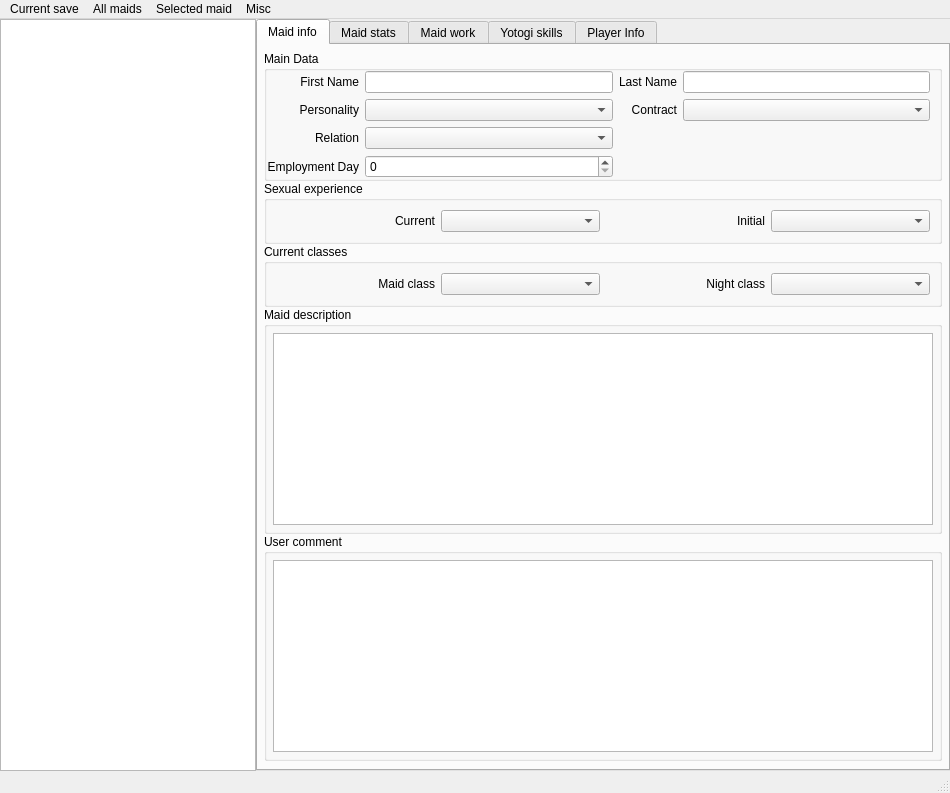
<?xml version="1.0" encoding="UTF-8"?>
<ui version="4.0">
 <class>MainWindow</class>
 <widget class="QMainWindow" name="MainWindow">
  <property name="windowModality">
   <enum>Qt::NonModal</enum>
  </property>
  <property name="geometry">
   <rect>
    <x>0</x>
    <y>0</y>
    <width>950</width>
    <height>750</height>
   </rect>
  </property>
  <property name="sizePolicy">
   <sizepolicy hsizetype="Expanding" vsizetype="Expanding">
    <horstretch>0</horstretch>
    <verstretch>0</verstretch>
   </sizepolicy>
  </property>
  <property name="windowTitle">
   <string>MainWindow</string>
  </property>
  <widget class="QWidget" name="centralwidget">
   <property name="sizePolicy">
    <sizepolicy hsizetype="Expanding" vsizetype="MinimumExpanding">
     <horstretch>0</horstretch>
     <verstretch>0</verstretch>
    </sizepolicy>
   </property>
   <layout class="QVBoxLayout" name="verticalLayout">
    <property name="leftMargin">
     <number>0</number>
    </property>
    <property name="topMargin">
     <number>0</number>
    </property>
    <property name="rightMargin">
     <number>0</number>
    </property>
    <property name="bottomMargin">
     <number>0</number>
    </property>
    <item>
     <layout class="QHBoxLayout" name="horizontalLayout">
      <property name="spacing">
       <number>0</number>
      </property>
      <property name="sizeConstraint">
       <enum>QLayout::SetDefaultConstraint</enum>
      </property>
      <item>
       <widget class="QListView" name="listView">
        <property name="sizePolicy">
         <sizepolicy hsizetype="Minimum" vsizetype="Expanding">
          <horstretch>0</horstretch>
          <verstretch>0</verstretch>
         </sizepolicy>
        </property>
        <property name="minimumSize">
         <size>
          <width>0</width>
          <height>0</height>
         </size>
        </property>
       </widget>
      </item>
      <item>
       <widget class="QTabWidget" name="tabWidget">
        <property name="sizePolicy">
         <sizepolicy hsizetype="Expanding" vsizetype="Expanding">
          <horstretch>0</horstretch>
          <verstretch>0</verstretch>
         </sizepolicy>
        </property>
        <property name="tabShape">
         <enum>QTabWidget::Rounded</enum>
        </property>
        <property name="currentIndex">
         <number>0</number>
        </property>
        <widget class="QWidget" name="tab_maid_info">
         <property name="sizePolicy">
          <sizepolicy hsizetype="Preferred" vsizetype="Preferred">
           <horstretch>0</horstretch>
           <verstretch>0</verstretch>
          </sizepolicy>
         </property>
         <attribute name="title">
          <string>Maid info</string>
         </attribute>
         <layout class="QVBoxLayout" name="verticalLayout_2">
          <property name="spacing">
           <number>0</number>
          </property>
          <property name="sizeConstraint">
           <enum>QLayout::SetDefaultConstraint</enum>
          </property>
          <property name="leftMargin">
           <number>6</number>
          </property>
          <property name="topMargin">
           <number>6</number>
          </property>
          <property name="rightMargin">
           <number>6</number>
          </property>
          <property name="bottomMargin">
           <number>6</number>
          </property>
          <item>
           <widget class="QGroupBox" name="main_data_group">
            <property name="sizePolicy">
             <sizepolicy hsizetype="Preferred" vsizetype="Fixed">
              <horstretch>0</horstretch>
              <verstretch>0</verstretch>
             </sizepolicy>
            </property>
            <property name="title">
             <string>Main Data</string>
            </property>
            <property name="alignment">
             <set>Qt::AlignLeading|Qt::AlignLeft|Qt::AlignTop</set>
            </property>
            <property name="flat">
             <bool>false</bool>
            </property>
            <property name="checkable">
             <bool>false</bool>
            </property>
            <layout class="QGridLayout" name="gridLayout_2">
             <property name="leftMargin">
              <number>0</number>
             </property>
             <property name="topMargin">
              <number>0</number>
             </property>
             <property name="bottomMargin">
              <number>0</number>
             </property>
             <item row="1" column="1">
              <widget class="QLabel" name="personality_label">
               <property name="text">
                <string>Personality</string>
               </property>
               <property name="alignment">
                <set>Qt::AlignRight|Qt::AlignTrailing|Qt::AlignVCenter</set>
               </property>
              </widget>
             </item>
             <item row="0" column="1">
              <widget class="QLabel" name="first_name_label">
               <property name="layoutDirection">
                <enum>Qt::LeftToRight</enum>
               </property>
               <property name="text">
                <string>First Name</string>
               </property>
               <property name="alignment">
                <set>Qt::AlignRight|Qt::AlignTrailing|Qt::AlignVCenter</set>
               </property>
              </widget>
             </item>
             <item row="1" column="3">
              <widget class="QComboBox" name="personality_combo"/>
             </item>
             <item row="0" column="4">
              <widget class="QLabel" name="last_name_label">
               <property name="text">
                <string>Last Name</string>
               </property>
               <property name="alignment">
                <set>Qt::AlignRight|Qt::AlignTrailing|Qt::AlignVCenter</set>
               </property>
              </widget>
             </item>
             <item row="0" column="3">
              <widget class="QLineEdit" name="first_name_edit"/>
             </item>
             <item row="1" column="4">
              <widget class="QLabel" name="contract_label">
               <property name="text">
                <string>Contract</string>
               </property>
               <property name="alignment">
                <set>Qt::AlignRight|Qt::AlignTrailing|Qt::AlignVCenter</set>
               </property>
              </widget>
             </item>
             <item row="0" column="5">
              <widget class="QLineEdit" name="last_name_edit"/>
             </item>
             <item row="3" column="1">
              <widget class="QLabel" name="employment_day_label">
               <property name="text">
                <string>Employment Day</string>
               </property>
               <property name="alignment">
                <set>Qt::AlignRight|Qt::AlignTrailing|Qt::AlignVCenter</set>
               </property>
              </widget>
             </item>
             <item row="1" column="5">
              <widget class="QComboBox" name="contract_combo"/>
             </item>
             <item row="2" column="3">
              <widget class="QComboBox" name="relation_combo"/>
             </item>
             <item row="3" column="3">
              <widget class="QSpinBox" name="employment_day_box"/>
             </item>
             <item row="2" column="1">
              <widget class="QLabel" name="relation_label">
               <property name="text">
                <string>Relation</string>
               </property>
               <property name="alignment">
                <set>Qt::AlignRight|Qt::AlignTrailing|Qt::AlignVCenter</set>
               </property>
              </widget>
             </item>
            </layout>
           </widget>
          </item>
          <item>
           <widget class="QGroupBox" name="sex_exp_group">
            <property name="sizePolicy">
             <sizepolicy hsizetype="Expanding" vsizetype="Fixed">
              <horstretch>0</horstretch>
              <verstretch>0</verstretch>
             </sizepolicy>
            </property>
            <property name="title">
             <string>Sexual experience</string>
            </property>
            <layout class="QGridLayout" name="gridLayout_3">
             <item row="0" column="2">
              <widget class="QComboBox" name="current_combo">
               <property name="sizePolicy">
                <sizepolicy hsizetype="Preferred" vsizetype="Fixed">
                 <horstretch>0</horstretch>
                 <verstretch>0</verstretch>
                </sizepolicy>
               </property>
              </widget>
             </item>
             <item row="0" column="3">
              <widget class="QLabel" name="initial_label">
               <property name="sizePolicy">
                <sizepolicy hsizetype="Minimum" vsizetype="Preferred">
                 <horstretch>0</horstretch>
                 <verstretch>0</verstretch>
                </sizepolicy>
               </property>
               <property name="text">
                <string>Initial</string>
               </property>
               <property name="alignment">
                <set>Qt::AlignRight|Qt::AlignTrailing|Qt::AlignVCenter</set>
               </property>
              </widget>
             </item>
             <item row="0" column="1">
              <widget class="QLabel" name="current_label">
               <property name="sizePolicy">
                <sizepolicy hsizetype="Minimum" vsizetype="Preferred">
                 <horstretch>0</horstretch>
                 <verstretch>0</verstretch>
                </sizepolicy>
               </property>
               <property name="layoutDirection">
                <enum>Qt::LeftToRight</enum>
               </property>
               <property name="text">
                <string>Current</string>
               </property>
               <property name="alignment">
                <set>Qt::AlignRight|Qt::AlignTrailing|Qt::AlignVCenter</set>
               </property>
              </widget>
             </item>
             <item row="0" column="4">
              <widget class="QComboBox" name="initial_combo">
               <property name="sizePolicy">
                <sizepolicy hsizetype="Preferred" vsizetype="Fixed">
                 <horstretch>0</horstretch>
                 <verstretch>0</verstretch>
                </sizepolicy>
               </property>
              </widget>
             </item>
            </layout>
           </widget>
          </item>
          <item>
           <widget class="QGroupBox" name="cur_classes_group">
            <property name="sizePolicy">
             <sizepolicy hsizetype="Preferred" vsizetype="Fixed">
              <horstretch>0</horstretch>
              <verstretch>0</verstretch>
             </sizepolicy>
            </property>
            <property name="title">
             <string>Current classes</string>
            </property>
            <layout class="QGridLayout" name="gridLayout_4">
             <item row="0" column="1">
              <widget class="QComboBox" name="maid_class_combo">
               <property name="sizePolicy">
                <sizepolicy hsizetype="Preferred" vsizetype="Fixed">
                 <horstretch>0</horstretch>
                 <verstretch>0</verstretch>
                </sizepolicy>
               </property>
              </widget>
             </item>
             <item row="0" column="2">
              <widget class="QLabel" name="night_class_label">
               <property name="sizePolicy">
                <sizepolicy hsizetype="Minimum" vsizetype="Preferred">
                 <horstretch>0</horstretch>
                 <verstretch>0</verstretch>
                </sizepolicy>
               </property>
               <property name="text">
                <string>Night class</string>
               </property>
               <property name="alignment">
                <set>Qt::AlignRight|Qt::AlignTrailing|Qt::AlignVCenter</set>
               </property>
              </widget>
             </item>
             <item row="0" column="0">
              <widget class="QLabel" name="maid_class_label">
               <property name="sizePolicy">
                <sizepolicy hsizetype="Minimum" vsizetype="Preferred">
                 <horstretch>0</horstretch>
                 <verstretch>0</verstretch>
                </sizepolicy>
               </property>
               <property name="text">
                <string>Maid class</string>
               </property>
               <property name="alignment">
                <set>Qt::AlignRight|Qt::AlignTrailing|Qt::AlignVCenter</set>
               </property>
              </widget>
             </item>
             <item row="0" column="3">
              <widget class="QComboBox" name="night_class_combo">
               <property name="sizePolicy">
                <sizepolicy hsizetype="Preferred" vsizetype="Fixed">
                 <horstretch>0</horstretch>
                 <verstretch>0</verstretch>
                </sizepolicy>
               </property>
              </widget>
             </item>
            </layout>
           </widget>
          </item>
          <item>
           <widget class="QGroupBox" name="description_group">
            <property name="sizePolicy">
             <sizepolicy hsizetype="Preferred" vsizetype="Minimum">
              <horstretch>0</horstretch>
              <verstretch>0</verstretch>
             </sizepolicy>
            </property>
            <property name="minimumSize">
             <size>
              <width>0</width>
              <height>0</height>
             </size>
            </property>
            <property name="title">
             <string>Maid description</string>
            </property>
            <layout class="QVBoxLayout" name="verticalLayout_4">
             <property name="leftMargin">
              <number>6</number>
             </property>
             <property name="topMargin">
              <number>6</number>
             </property>
             <property name="rightMargin">
              <number>6</number>
             </property>
             <property name="bottomMargin">
              <number>6</number>
             </property>
             <item>
              <widget class="QPlainTextEdit" name="plainTextEdit">
               <property name="sizePolicy">
                <sizepolicy hsizetype="Expanding" vsizetype="Fixed">
                 <horstretch>0</horstretch>
                 <verstretch>0</verstretch>
                </sizepolicy>
               </property>
              </widget>
             </item>
            </layout>
           </widget>
          </item>
          <item>
           <widget class="QGroupBox" name="user_comment_group">
            <property name="sizePolicy">
             <sizepolicy hsizetype="Preferred" vsizetype="Minimum">
              <horstretch>0</horstretch>
              <verstretch>0</verstretch>
             </sizepolicy>
            </property>
            <property name="title">
             <string>User comment</string>
            </property>
            <layout class="QVBoxLayout" name="verticalLayout_3">
             <property name="leftMargin">
              <number>6</number>
             </property>
             <property name="topMargin">
              <number>6</number>
             </property>
             <property name="rightMargin">
              <number>6</number>
             </property>
             <property name="bottomMargin">
              <number>6</number>
             </property>
             <item>
              <widget class="QPlainTextEdit" name="user_comment_text">
               <property name="sizePolicy">
                <sizepolicy hsizetype="Expanding" vsizetype="Fixed">
                 <horstretch>0</horstretch>
                 <verstretch>0</verstretch>
                </sizepolicy>
               </property>
               <property name="minimumSize">
                <size>
                 <width>0</width>
                 <height>1</height>
                </size>
               </property>
               <property name="documentTitle">
                <string notr="true"/>
               </property>
              </widget>
             </item>
            </layout>
           </widget>
          </item>
          <item>
           <widget class="QWidget" name="widget" native="true">
            <property name="sizePolicy">
             <sizepolicy hsizetype="Preferred" vsizetype="MinimumExpanding">
              <horstretch>0</horstretch>
              <verstretch>0</verstretch>
             </sizepolicy>
            </property>
           </widget>
          </item>
         </layout>
        </widget>
        <widget class="QWidget" name="tab_maid_stats">
         <attribute name="title">
          <string>Maid stats</string>
         </attribute>
        </widget>
        <widget class="QWidget" name="tab_maid_work">
         <attribute name="title">
          <string>Maid work</string>
         </attribute>
        </widget>
        <widget class="QWidget" name="tab_yotogi_skills">
         <attribute name="title">
          <string>Yotogi skills</string>
         </attribute>
        </widget>
        <widget class="QWidget" name="tab_player_info">
         <attribute name="title">
          <string>Player Info</string>
         </attribute>
         <layout class="QGridLayout" name="gridLayout">
          <property name="leftMargin">
           <number>2</number>
          </property>
          <property name="topMargin">
           <number>0</number>
          </property>
          <property name="rightMargin">
           <number>2</number>
          </property>
          <property name="bottomMargin">
           <number>2</number>
          </property>
          <property name="horizontalSpacing">
           <number>6</number>
          </property>
          <item row="0" column="0">
           <widget class="QTableWidget" name="tableWidget">
            <property name="verticalScrollBarPolicy">
             <enum>Qt::ScrollBarAsNeeded</enum>
            </property>
            <property name="horizontalScrollBarPolicy">
             <enum>Qt::ScrollBarAlwaysOff</enum>
            </property>
            <property name="rowCount">
             <number>0</number>
            </property>
            <property name="columnCount">
             <number>3</number>
            </property>
            <attribute name="horizontalHeaderCascadingSectionResizes">
             <bool>false</bool>
            </attribute>
            <attribute name="horizontalHeaderMinimumSectionSize">
             <number>69</number>
            </attribute>
            <attribute name="horizontalHeaderStretchLastSection">
             <bool>true</bool>
            </attribute>
            <attribute name="verticalHeaderVisible">
             <bool>false</bool>
            </attribute>
            <column>
             <property name="text">
              <string>Property</string>
             </property>
            </column>
            <column>
             <property name="text">
              <string>Value</string>
             </property>
            </column>
            <column>
             <property name="text">
              <string>Lock</string>
             </property>
            </column>
           </widget>
          </item>
         </layout>
        </widget>
       </widget>
      </item>
     </layout>
    </item>
   </layout>
  </widget>
  <widget class="QMenuBar" name="menubar">
   <property name="geometry">
    <rect>
     <x>0</x>
     <y>0</y>
     <width>950</width>
     <height>21</height>
    </rect>
   </property>
   <widget class="QMenu" name="menuGeneral_tools">
    <property name="title">
     <string>Current save</string>
    </property>
    <addaction name="actionUnlock_all_trohpies"/>
    <addaction name="actionUnlock_all_stock_items"/>
    <addaction name="actionMaximum_credits"/>
    <addaction name="actionMaximum_club_grade_and_evaluation"/>
   </widget>
   <widget class="QMenu" name="menuAll_maids">
    <property name="title">
     <string>All maids</string>
    </property>
   </widget>
   <widget class="QMenu" name="menuSelected_maid">
    <property name="title">
     <string>Selected maid</string>
    </property>
   </widget>
   <widget class="QMenu" name="menuMisc">
    <property name="title">
     <string>Misc</string>
    </property>
    <addaction name="actionAbout"/>
   </widget>
   <addaction name="menuGeneral_tools"/>
   <addaction name="menuAll_maids"/>
   <addaction name="menuSelected_maid"/>
   <addaction name="menuMisc"/>
  </widget>
  <widget class="QStatusBar" name="statusbar"/>
  <action name="actionUnlock_all_trohpies">
   <property name="text">
    <string>Unlock all trohpies</string>
   </property>
  </action>
  <action name="actionUnlock_all_stock_items">
   <property name="text">
    <string>Unlock all stock items</string>
   </property>
  </action>
  <action name="actionMaximum_credits">
   <property name="text">
    <string>Maximum credits</string>
   </property>
  </action>
  <action name="actionMaximum_club_grade_and_evaluation">
   <property name="text">
    <string>Maximum club grade and evaluation</string>
   </property>
  </action>
  <action name="actionAbout">
   <property name="text">
    <string>About</string>
   </property>
  </action>
 </widget>
 <resources/>
 <connections/>
</ui>
